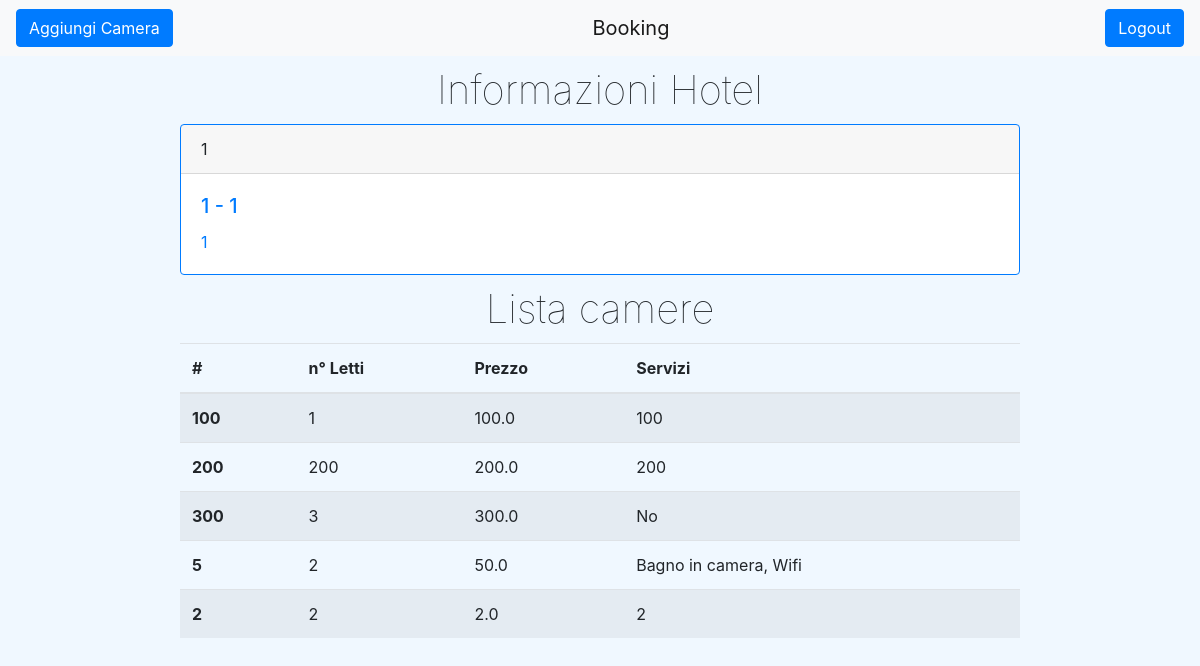
Page /gestioneHotel/ (signed in) on the earlier database version.
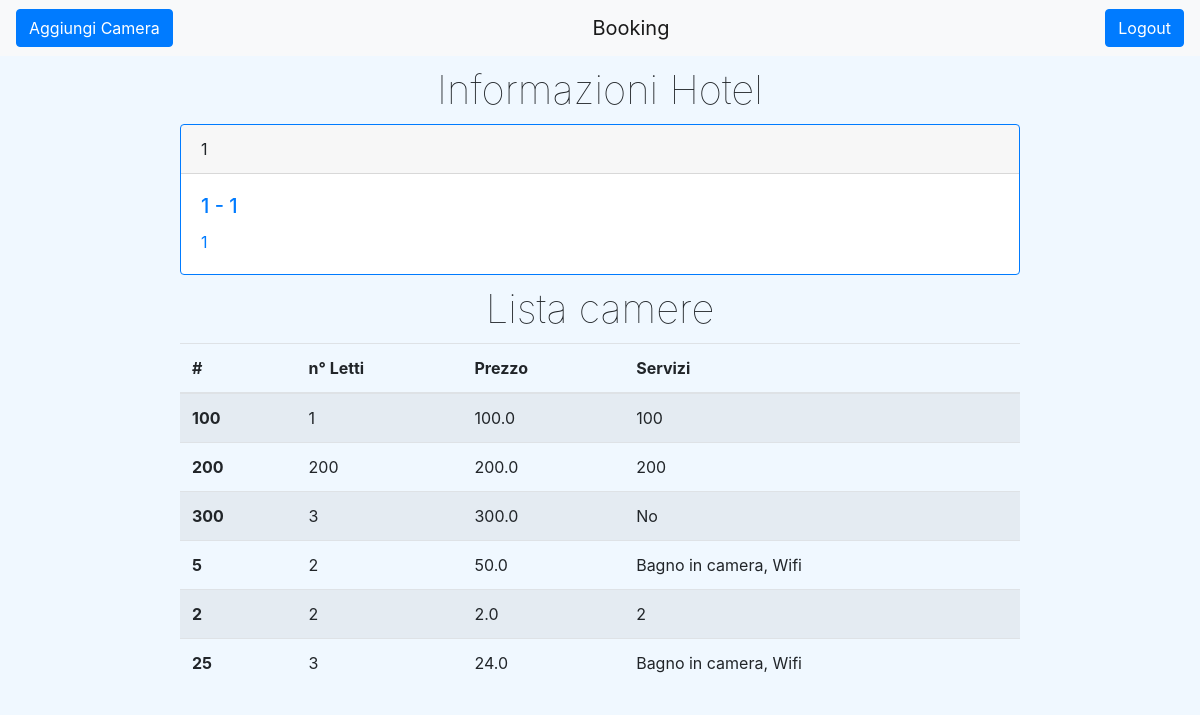
Same page on the later database version.
### ProgettoISW/models.py (models this page shows)
class Camera(models.Model):
    hotel = models.ForeignKey(Hotel, on_delete=models.CASCADE)
    numero = models.IntegerField()
    nLetti = models.IntegerField()
    prezzo = models.FloatField()
    servizi = models.TextField()

### ProgettoISW/views.py (the view)
# urls.py: path('gestioneHotel/', views.gestioneHotel),
def gestioneHotel(request):
    if 'nomeAlbergatore' not in request.session:
        return redirect('/home/')
    hotel = None
    idHotel = request.GET.get('id', None)
    if idHotel is not None:
        hotel = Hotel.objects.get(pk=idHotel)
    else:
        if request.session['idHotel']:
            idHotel = request.session['idHotel']
            hotel = Hotel.objects.get(pk=idHotel)
    if hotel is not None:
        request.session['idHotel'] = idHotel
        elencoCamere = []
        for c in Camera.objects.all():
            if c.hotel == hotel:
                elencoCamere.append(c)
        return render(request, 'gestioneHotel.html', {'hotel': hotel, 'camere': elencoCamere})
    else:
        return redirect('/home/')

### templates/gestioneHotel.html (shortened to what this page needs)
{% extends "base.html" %}
{% block tasto-sinistro %}
    <button id="aggiungi-camera" class="btn btn-primary" type="button">
            <a href="/aggiungiCamera/?id={{ hotel.id }}">Aggiungi Camera</a>
    </button>
{% endblock %}
{% block content %}
    <main>
        <div class="wrapper">
            <h1 id="maintitle">Informazioni Hotel</h1>
            <div class="card border-primary">
                <div class="card-header">{{ hotel.nome }}</div>
                <div class="card-body text-primary">
                    <h5 class="card-title">{{ hotel.citta }} - {{ hotel.indirizzo }}</h5>
                    <p class="card-text">{{ hotel.descrizione }}</p>
                </div>
            </div>
            <h1 id="maintitle">Lista camere</h1>
            <table class="table table-striped">
                <thead>
                    <tr>
                          <th scope="col">#</th>
                          <th scope="col">n° Letti</th>
                          <th scope="col">Prezzo</th>
                          <th scope="col">Servizi</th>
                    </tr>
                </thead>
                <tbody>
                    {% for c in camere %}
                    <tr>
                        <th scope="row">{{ c.numero }}</th>
                        <td>{{ c.nLetti }}</td>
                        <td>{{ c.prezzo }}</td>
                        <td>{{ c.servizi }}</td>
                    </tr>
                    {% endfor %}
                </tbody>
            </table>
        </div>
    </main>
{% endblock %}

Differences in the rows shown:
added Camera: numero "25", nLetti "3", prezzo "24.0", servizi "Bagno in camera, Wifi"
